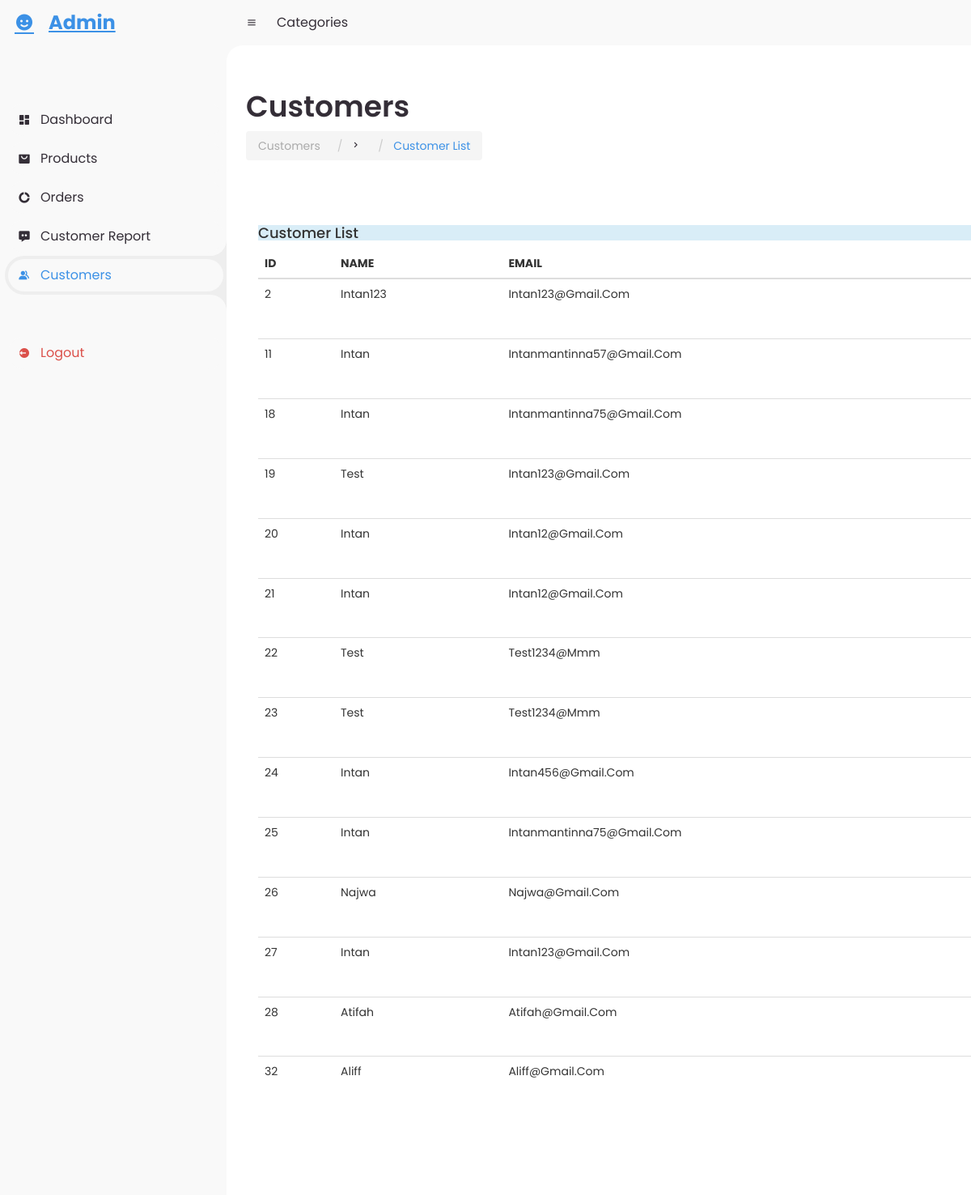
The page /customerlist.php on the database its author committed.
### tables this page shows
CREATE TABLE `register` (
  `RegID` int(100) NOT NULL,
  `name` varchar(100) NOT NULL,
  `email` varchar(255) NOT NULL,
  `password` varchar(100) NOT NULL,
  `confirm_password` varchar(100) NOT NULL
);

### customerlist.php (the view, shortened to what this page needs)
<!DOCTYPE html>
<html lang="en">
<head>
	<link href='https://unpkg.com/boxicons@2.0.9/css/boxicons.min.css' rel='stylesheet'>
	<link rel="stylesheet" href="Admin.css">
    <link rel="stylesheet" type="text/css" href="assets/css/bootstrap/bootstrap.css">
<link rel="stylesheet" href="https://cdnjs.cloudflare.com/ajax/libs/font-awesome/4.7.0/css/font-awesome.min.css">
</head>
<body>
	<section id="sidebar">
		<a href="#" class="brand">
			<i class='bx bxs-smile'></i>
			<span class="text">Admin</span>
		</a>
		<ul class="side-menu top">
			<li>
				<a href="Admin.php">
					<i class='bx bxs-dashboard' ></i>
					<span class="text">Dashboard</span>
				</a>
			</li>
			<li>
				<a href="productadmin.php">
					<i class='bx bxs-shopping-bag-alt' ></i>
					<span class="text">Products</span>
				</a>
			</li>
			<li>
				<a href="orderAdmin.php">
					<i class='bx bxs-doughnut-chart' ></i>
					<span class="text">Orders</span>
				</a>
			</li>
			<li>
				<a href="report.php">
					<i class='bx bxs-message-dots' ></i>
					<span class="text">Customer Report</span>
				</a>
			</li>
			<li class="active">
				<a href="#">
					<i class='bx bxs-group' ></i>
					<span class="text">Customers</span>
				</a>
			</li>
		</ul>
		<ul class="side-menu">
			<li>
				<a href="homepage.php" class="logout">
					<i class='bx bxs-log-out-circle' ></i>
					<span class="text">Logout</span>
				</a>
			</li>
		</ul>
	</section>
	<section id="content">
		<nav>
			<i class='bx bx-menu' ></i>
			<a href="#" class="nav-link">Categories</a>
		</nav>
		<main>
			<div class="head-title">
				<div class="left">
					<h1>Customers</h1>
					<ul class="breadcrumb">
						<li>
							<a href="#">Customers</a>
						</li>
						<li><i class='bx bx-chevron-right' ></i></li>
						<li>
							<a class="active" href="#">Customer List</a>
						</li>
					</ul>
				</div>
			</div>
			<div class="container mt-5">
				<div class="row">
					<div class="col-md-12">
						<div class="card">
							<div class="card-header bg-info">
								<h4 class="text-white">Customer List</h4>
							</div>
							<div class="card-body">
								<?php
									$conn = mysqli_connect('localhost','root','','project_bakery_database');
									$query = "SELECT * FROM register";
									$query_run = mysqli_query($conn, $query);
								?>
								<table class="table">
									<thead>
									<tr>
										<th>ID</th>
										<th>NAME</th>
										<th>EMAIL</th>
									</tr>
									</thead>
									<tbody>
										<?php
											if(mysqli_num_rows($query_run) > 0)
											{
												foreach($query_run as $row)
												{
												?>
												<tr>
													<td><?php echo $row['RegID']; ?></td>
													<td><?php echo $row['name']; ?></td>
													<td><?php echo $row['email']; ?></td>
												</tr>
												<?php
												}
											}else
											{
											?>
											<tr>
												<td>No Record Available</td>
											</tr>
											<?php
											}
										?>
								</tbody>
							</div>
						</div>
					</div>
				</div>
</body>
</html>

### Admin.css (style rules this page uses)
* { margin: 0; padding: 0; box-sizing: border-box; }
a { text-decoration: none; }
li { list-style: none; }
:root { --poppins: 'Poppins', sans-serif; --lato: 'Lato', sans-serif; --light: #F9F9F9; --blue: #3C91E6; --light-blue: #CFE8FF; --grey: #eee; --dark-grey: #AAAAAA; --dark: #342E37; --red: #DB504A; --yellow: #FFCE26; --light-yellow: #FFF2C6; --orange: #FD7238; --light-orange: #FFE0D3; }
html { overflow-x: hidden; }
body { background: var(--grey); overflow-x: hidden; }
#sidebar { position: fixed; top: 0; left: 0; width: 280px; height: 100%; background: var(--light); z-index: 2000; font-family: var(--lato); transition: .3s ease; overflow-x: hidden; scrollbar-width: none; }
#sidebar .brand { font-size: 24px; font-weight: 700; height: 56px; display: flex; align-items: center; color: var(--blue); position: sticky; top: 0; left: 0; background: var(--light); z-index: 500; padding-bottom: 20px; box-sizing: content-box; }
#sidebar .brand .bx { min-width: 60px; display: flex; justify-content: center; }
#sidebar .side-menu { width: 100%; margin-top: 48px; }
#sidebar .side-menu li { height: 48px; background: transparent; margin-left: 6px; border-radius: 48px 0 0 48px; padding: 4px; }
#sidebar .side-menu li.active { background: var(--grey); position: relative; }
#sidebar .side-menu li.active::before { content: ''; position: absolute; width: 40px; height: 40px; border-radius: 50%; top: -40px; right: 0; box-shadow: 20px 20px 0 var(--grey); z-index: -1; }
#sidebar .side-menu li.active::after { content: ''; position: absolute; width: 40px; height: 40px; border-radius: 50%; bottom: -40px; right: 0; box-shadow: 20px -20px 0 var(--grey); z-index: -1; }
#sidebar .side-menu li a { width: 100%; height: 100%; background: var(--light); display: flex; align-items: center; border-radius: 48px; font-size: 16px; color: var(--dark); white-space: nowrap; overflow-x: hidden; }
#sidebar .side-menu.top li.active a { color: var(--blue); }
#sidebar .side-menu li a.logout { color: var(--red); }
#sidebar .side-menu li a .bx { min-width: calc(60px - ((4px + 6px) * 2)); display: flex; justify-content: center; }
#content { position: relative; width: calc(100% - 280px); left: 280px; transition: .3s ease; }
#content nav { height: 56px; background: var(--light); padding: 0 24px; display: flex; align-items: center; grid-gap: 24px; font-family: var(--lato); position: sticky; top: 0; left: 0; z-index: 1000; }
#content nav::before { content: ''; position: absolute; width: 40px; height: 40px; bottom: -40px; left: 0; border-radius: 50%; box-shadow: -20px -20px 0 var(--light); }
#content nav a { color: var(--dark); }
#content nav .bx.bx-menu { cursor: pointer; color: var(--dark); }
#content nav .nav-link { font-size: 16px; transition: .3s ease; }
#content main { width: 100%; padding: 36px 24px; font-family: var(--poppins); max-height: calc(100vh - 56px); overflow-y: auto; }
#content main .head-title { display: flex; align-items: center; justify-content: space-between; grid-gap: 16px; flex-wrap: wrap; }
#content main .head-title .left h1 { font-size: 36px; font-weight: 600; margin-bottom: 10px; color: var(--dark); }
#content main .head-title .left .breadcrumb { display: flex; align-items: center; grid-gap: 16px; }
#content main .head-title .left .breadcrumb li { color: var(--dark); }
#content main .head-title .left .breadcrumb li a { color: var(--dark-grey); pointer-events: none; }
#content main .head-title .left .breadcrumb li a.active { color: var(--blue); pointer-events: unset; }
:root { --green: #27ae60; --black: #333; --white: #fff; --bg-color:0 .5rem 1rem rgba(0,0,0,0.1); --border:1rem solid var(--black); }
* { font-family: 'Poppins', sans-serif; margin:0; padding: 0; box-sizing: border-box;; outline: none; border: none; text-decoration: none; text-transform: capitalize; }
html { font-size: 62.5%; overflow-x: hidden; }
.container { max-width: 1200px; padding: 5rem; margin: 100 auto; }

### rows shown on the page
register: RegID "2", name "Intan123", email "Intan123@gmail.com"
register: RegID "11", name "Intan", email "Intanmantinna57@gmail.com"
register: RegID "18", name "Intan", email "Intanmantinna75@gmail.com"
register: RegID "19", name "Test", email "Intan123@gmail.com"
register: RegID "20", name "Intan", email "Intan12@gmail.com"
register: RegID "21", name "Intan", email "Intan12@gmail.com"
register: RegID "22", name "Test", email "Test1234@mmm"
register: RegID "23", name "Test", email "Test1234@mmm"
register: RegID "24", name "Intan", email "Intan456@gmail.com"
register: RegID "25", name "Intan", email "Intanmantinna75@gmail.com"
register: RegID "26", name "Najwa", email "Najwa@gmail.com"
register: RegID "27", name "Intan", email "Intan123@gmail.com"
register: RegID "28", name "Atifah", email "Atifah@gmail.com"
register: RegID "32", name "Aliff", email "Aliff@gmail.com"
